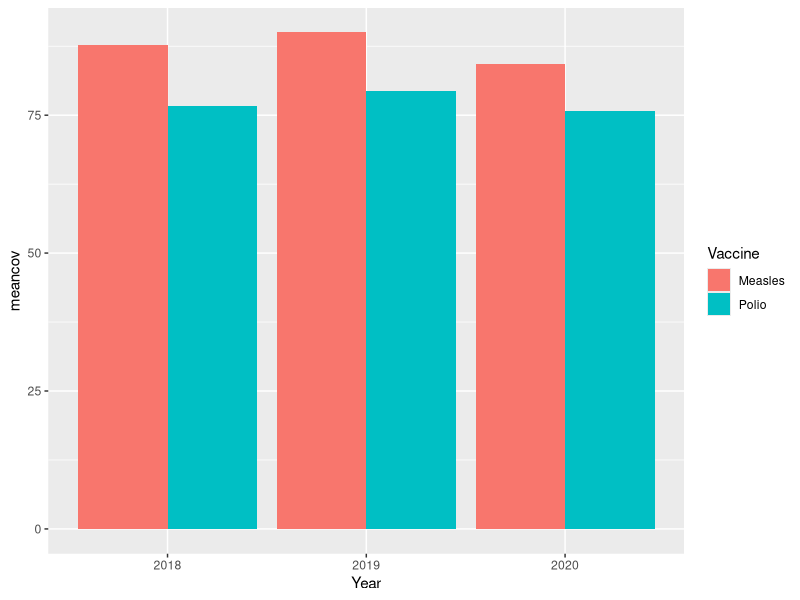

Recreate this plot in R.
## ---- chunk 1
library(readr)
library(tidyr)
library(dplyr)
library(ggplot2)
## ---- chunk 2
vdat <- read_csv("pivot-data-vaccine.csv")
vdat
## ---- chunk 3
vlong <- 
  vdat |> 
  pivot_longer(cols = -Region, 
               names_to = c("Vaccine", "Year"), 
               names_sep = "_",
               values_to = "Coverage") |> 
  dplyr::mutate(Coverage=parse_number(Coverage))
vlong
## ---- chunk 4
# Mean coverage by year
vlong |> 
  group_by(Year) |> 
  summarize(meancov=mean(Coverage))

# Mean coverage by vaccine by year
vlong |> 
  group_by(Vaccine, Year) |> 
  summarize(meancov=mean(Coverage))

# Mean coverage by vaccine by year plot
vlong |> 
  group_by(Vaccine, Year) |> 
  summarize(meancov=mean(Coverage)) |> 
  ggplot(aes(Year, meancov)) + geom_col(aes(fill=Vaccine), position="dodge")
## ---- chunk 5
idat <- read_csv("pivot-data-infections.csv")
idat
## ---- chunk 6
ilong <- 
  idat |> 
  pivot_longer(
    cols = -patient,
    names_to = c(".value", "Group"),
    names_pattern = "(\\w+)_(\\d+)"
  ) |> 
  filter(!is.na(visit))
ilong
## ---- chunk 7
# How many visits does each patient have?
ilong |> 
  group_by(patient) |> 
  summarize(n_visits = n())

# How many distinct patients has each organism been found in?
ilong |> 
  group_by(org) |> 
  summarize(n_patients = n_distinct(patient))

# What are the earliest and latest dates we have in our data?
ilong |> 
  summarize(start=min(visit), end=max(visit))
